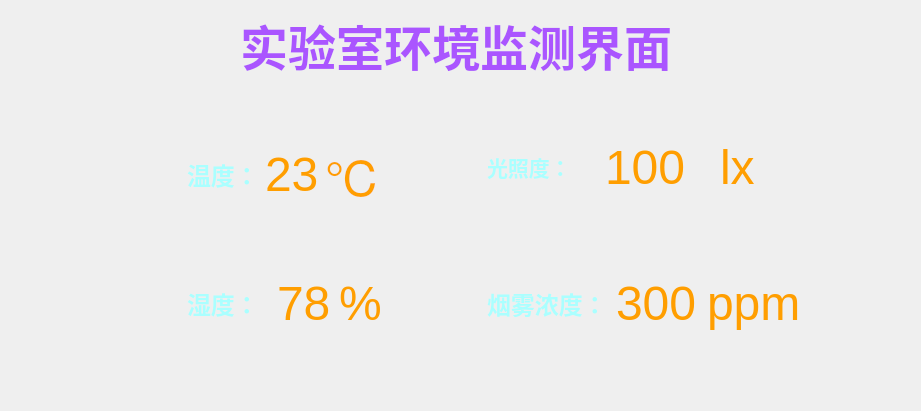
<?xml version="1.0" encoding="UTF-8"?>
<ui version="4.0">
 <class>FormlabEnviroment</class>
 <widget class="QWidget" name="FormlabEnviroment">
  <property name="geometry">
   <rect>
    <x>0</x>
    <y>0</y>
    <width>921</width>
    <height>411</height>
   </rect>
  </property>
  <property name="windowTitle">
   <string>Form</string>
  </property>
  <property name="styleSheet">
   <string notr="true">background-image: url(:/images/greyblue.png);</string>
  </property>
  <widget class="QWidget" name="widget" native="true">
   <property name="geometry">
    <rect>
     <x>100</x>
     <y>100</y>
     <width>721</width>
     <height>271</height>
    </rect>
   </property>
   <property name="styleSheet">
    <string notr="true">border-image: url(:/images/3.png);</string>
   </property>
   <widget class="QWidget" name="layoutWidget">
    <property name="geometry">
     <rect>
      <x>20</x>
      <y>40</y>
      <width>681</width>
      <height>191</height>
     </rect>
    </property>
    <layout class="QHBoxLayout" name="horizontalLayout_5">
     <item>
      <layout class="QVBoxLayout" name="verticalLayout">
       <item>
        <layout class="QHBoxLayout" name="horizontalLayout">
         <item>
          <widget class="QLabel" name="label_13">
           <property name="minimumSize">
            <size>
             <width>61</width>
             <height>51</height>
            </size>
           </property>
           <property name="maximumSize">
            <size>
             <width>61</width>
             <height>51</height>
            </size>
           </property>
           <property name="styleSheet">
            <string notr="true">border-image: url(:/images/temp.bmp);</string>
           </property>
           <property name="text">
            <string>&lt;html&gt;&lt;head/&gt;&lt;body&gt;&lt;p&gt;&lt;br/&gt;&lt;/p&gt;&lt;/body&gt;&lt;/html&gt;</string>
           </property>
          </widget>
         </item>
         <item>
          <widget class="QLabel" name="label">
           <property name="styleSheet">
            <string notr="true">color: rgb(170, 255, 255);
font: 14pt &quot;微软雅黑&quot;;</string>
           </property>
           <property name="text">
            <string>&lt;html&gt;&lt;head/&gt;&lt;body&gt;&lt;p&gt;&lt;span style=&quot; font-size:18pt; font-weight:600;&quot;&gt;温度：&lt;/span&gt;&lt;/p&gt;&lt;/body&gt;&lt;/html&gt;</string>
           </property>
          </widget>
         </item>
         <item>
          <spacer name="horizontalSpacer">
           <property name="orientation">
            <enum>Qt::Horizontal</enum>
           </property>
           <property name="sizeType">
            <enum>QSizePolicy::Maximum</enum>
           </property>
           <property name="sizeHint" stdset="0">
            <size>
             <width>28</width>
             <height>20</height>
            </size>
           </property>
          </spacer>
         </item>
         <item>
          <widget class="QLabel" name="tempLabel">
           <property name="styleSheet">
            <string notr="true">color: rgb(255, 158, 0);
font: 36pt &quot;隶书&quot;;</string>
           </property>
           <property name="text">
            <string>&lt;html&gt;&lt;head/&gt;&lt;body&gt;&lt;p&gt;&lt;span style=&quot; font-size:36pt;&quot;&gt;23&lt;/span&gt;&lt;/p&gt;&lt;/body&gt;&lt;/html&gt;</string>
           </property>
          </widget>
         </item>
         <item>
          <spacer name="horizontalSpacer_2">
           <property name="orientation">
            <enum>Qt::Horizontal</enum>
           </property>
           <property name="sizeHint" stdset="0">
            <size>
             <width>18</width>
             <height>20</height>
            </size>
           </property>
          </spacer>
         </item>
         <item>
          <widget class="QLabel" name="label_6">
           <property name="styleSheet">
            <string notr="true">color: rgb(255, 158, 0);</string>
           </property>
           <property name="text">
            <string>&lt;html&gt;&lt;head/&gt;&lt;body&gt;&lt;p&gt;&lt;span style=&quot; font-size:36pt;&quot;&gt;℃&lt;/span&gt;&lt;/p&gt;&lt;/body&gt;&lt;/html&gt;</string>
           </property>
          </widget>
         </item>
        </layout>
       </item>
       <item>
        <spacer name="verticalSpacer">
         <property name="orientation">
          <enum>Qt::Vertical</enum>
         </property>
         <property name="sizeHint" stdset="0">
          <size>
           <width>20</width>
           <height>40</height>
          </size>
         </property>
        </spacer>
       </item>
       <item>
        <spacer name="horizontalSpacer_10">
         <property name="orientation">
          <enum>Qt::Horizontal</enum>
         </property>
         <property name="sizeType">
          <enum>QSizePolicy::Minimum</enum>
         </property>
         <property name="sizeHint" stdset="0">
          <size>
           <width>40</width>
           <height>20</height>
          </size>
         </property>
        </spacer>
       </item>
       <item>
        <layout class="QHBoxLayout" name="horizontalLayout_2">
         <item>
          <widget class="QLabel" name="label_14">
           <property name="minimumSize">
            <size>
             <width>61</width>
             <height>51</height>
            </size>
           </property>
           <property name="maximumSize">
            <size>
             <width>61</width>
             <height>51</height>
            </size>
           </property>
           <property name="styleSheet">
            <string notr="true">border-image: url(:/images/humi.bmp);</string>
           </property>
           <property name="text">
            <string>&lt;html&gt;&lt;head/&gt;&lt;body&gt;&lt;p&gt;&lt;br/&gt;&lt;/p&gt;&lt;/body&gt;&lt;/html&gt;</string>
           </property>
          </widget>
         </item>
         <item>
          <widget class="QLabel" name="label_2">
           <property name="styleSheet">
            <string notr="true">color: rgb(170, 255, 255);
font: 14pt &quot;微软雅黑&quot;;</string>
           </property>
           <property name="text">
            <string>&lt;html&gt;&lt;head/&gt;&lt;body&gt;&lt;p&gt;&lt;span style=&quot; font-size:18pt; font-weight:600;&quot;&gt;湿度：&lt;/span&gt;&lt;/p&gt;&lt;/body&gt;&lt;/html&gt;</string>
           </property>
          </widget>
         </item>
         <item>
          <spacer name="horizontalSpacer_3">
           <property name="orientation">
            <enum>Qt::Horizontal</enum>
           </property>
           <property name="sizeType">
            <enum>QSizePolicy::Maximum</enum>
           </property>
           <property name="sizeHint" stdset="0">
            <size>
             <width>28</width>
             <height>20</height>
            </size>
           </property>
          </spacer>
         </item>
         <item>
          <widget class="QLabel" name="humiLabel">
           <property name="styleSheet">
            <string notr="true">color: rgb(255, 158, 0);
font: 36pt &quot;隶书&quot;;</string>
           </property>
           <property name="text">
            <string>&lt;html&gt;&lt;head/&gt;&lt;body&gt;&lt;p&gt;&lt;span style=&quot; font-size:36pt;&quot;&gt;78&lt;/span&gt;&lt;/p&gt;&lt;/body&gt;&lt;/html&gt;</string>
           </property>
          </widget>
         </item>
         <item>
          <spacer name="horizontalSpacer_4">
           <property name="orientation">
            <enum>Qt::Horizontal</enum>
           </property>
           <property name="sizeHint" stdset="0">
            <size>
             <width>18</width>
             <height>20</height>
            </size>
           </property>
          </spacer>
         </item>
         <item>
          <widget class="QLabel" name="label_8">
           <property name="styleSheet">
            <string notr="true">color: rgb(255, 158, 0);</string>
           </property>
           <property name="text">
            <string>&lt;html&gt;&lt;head/&gt;&lt;body&gt;&lt;p&gt;&lt;span style=&quot; font-size:36pt;&quot;&gt;%&lt;/span&gt;&lt;/p&gt;&lt;/body&gt;&lt;/html&gt;</string>
           </property>
          </widget>
         </item>
        </layout>
       </item>
      </layout>
     </item>
     <item>
      <spacer name="horizontalSpacer_9">
       <property name="orientation">
        <enum>Qt::Horizontal</enum>
       </property>
       <property name="sizeType">
        <enum>QSizePolicy::Minimum</enum>
       </property>
       <property name="sizeHint" stdset="0">
        <size>
         <width>32</width>
         <height>17</height>
        </size>
       </property>
      </spacer>
     </item>
     <item>
      <layout class="QVBoxLayout" name="verticalLayout_2">
       <item>
        <layout class="QHBoxLayout" name="horizontalLayout_3">
         <item>
          <widget class="QLabel" name="label_15">
           <property name="minimumSize">
            <size>
             <width>61</width>
             <height>51</height>
            </size>
           </property>
           <property name="maximumSize">
            <size>
             <width>61</width>
             <height>51</height>
            </size>
           </property>
           <property name="styleSheet">
            <string notr="true">border-image: url(:/images/lightdum.bmp);</string>
           </property>
           <property name="text">
            <string>&lt;html&gt;&lt;head/&gt;&lt;body&gt;&lt;p&gt;&lt;br/&gt;&lt;/p&gt;&lt;/body&gt;&lt;/html&gt;</string>
           </property>
          </widget>
         </item>
         <item>
          <widget class="QLabel" name="label_3">
           <property name="styleSheet">
            <string notr="true">color: rgb(170, 255, 255);
font: 14pt &quot;微软雅黑&quot;;</string>
           </property>
           <property name="text">
            <string>&lt;html&gt;&lt;head/&gt;&lt;body&gt;&lt;p&gt;&lt;span style=&quot; font-size:16pt; font-weight:600;&quot;&gt;光照度：&lt;/span&gt;&lt;/p&gt;&lt;/body&gt;&lt;/html&gt;</string>
           </property>
          </widget>
         </item>
         <item>
          <spacer name="horizontalSpacer_5">
           <property name="orientation">
            <enum>Qt::Horizontal</enum>
           </property>
           <property name="sizeType">
            <enum>QSizePolicy::Maximum</enum>
           </property>
           <property name="sizeHint" stdset="0">
            <size>
             <width>28</width>
             <height>20</height>
            </size>
           </property>
          </spacer>
         </item>
         <item>
          <widget class="QLabel" name="lightLabel">
           <property name="styleSheet">
            <string notr="true">color: rgb(255, 158, 0);
font: 36pt &quot;隶书&quot;;</string>
           </property>
           <property name="text">
            <string>&lt;html&gt;&lt;head/&gt;&lt;body&gt;&lt;p&gt;&lt;span style=&quot; font-size:36pt;&quot;&gt;100&lt;/span&gt;&lt;/p&gt;&lt;/body&gt;&lt;/html&gt;</string>
           </property>
          </widget>
         </item>
         <item>
          <spacer name="horizontalSpacer_7">
           <property name="orientation">
            <enum>Qt::Horizontal</enum>
           </property>
           <property name="sizeType">
            <enum>QSizePolicy::Maximum</enum>
           </property>
           <property name="sizeHint" stdset="0">
            <size>
             <width>28</width>
             <height>20</height>
            </size>
           </property>
          </spacer>
         </item>
         <item>
          <widget class="QLabel" name="label_9">
           <property name="styleSheet">
            <string notr="true">color: rgb(255, 158, 0);</string>
           </property>
           <property name="text">
            <string>&lt;html&gt;&lt;head/&gt;&lt;body&gt;&lt;p&gt;&lt;span style=&quot; font-size:36pt;&quot;&gt;lx &lt;/span&gt;&lt;/p&gt;&lt;/body&gt;&lt;/html&gt;</string>
           </property>
          </widget>
         </item>
        </layout>
       </item>
       <item>
        <spacer name="verticalSpacer_2">
         <property name="orientation">
          <enum>Qt::Vertical</enum>
         </property>
         <property name="sizeHint" stdset="0">
          <size>
           <width>20</width>
           <height>40</height>
          </size>
         </property>
        </spacer>
       </item>
       <item>
        <spacer name="horizontalSpacer_11">
         <property name="orientation">
          <enum>Qt::Horizontal</enum>
         </property>
         <property name="sizeType">
          <enum>QSizePolicy::Minimum</enum>
         </property>
         <property name="sizeHint" stdset="0">
          <size>
           <width>40</width>
           <height>20</height>
          </size>
         </property>
        </spacer>
       </item>
       <item>
        <layout class="QHBoxLayout" name="horizontalLayout_4">
         <item>
          <widget class="QLabel" name="label_16">
           <property name="minimumSize">
            <size>
             <width>61</width>
             <height>51</height>
            </size>
           </property>
           <property name="maximumSize">
            <size>
             <width>61</width>
             <height>51</height>
            </size>
           </property>
           <property name="styleSheet">
            <string notr="true">border-image: url(:/images/ppm.bmp);</string>
           </property>
           <property name="text">
            <string>&lt;html&gt;&lt;head/&gt;&lt;body&gt;&lt;p&gt;&lt;br/&gt;&lt;/p&gt;&lt;/body&gt;&lt;/html&gt;</string>
           </property>
          </widget>
         </item>
         <item>
          <widget class="QLabel" name="label_4">
           <property name="styleSheet">
            <string notr="true">color: rgb(170, 255, 255);
font: 14pt &quot;微软雅黑&quot;;</string>
           </property>
           <property name="text">
            <string>&lt;html&gt;&lt;head/&gt;&lt;body&gt;&lt;p&gt;&lt;span style=&quot; font-size:18pt; font-weight:600;&quot;&gt;烟雾浓度：&lt;/span&gt;&lt;/p&gt;&lt;/body&gt;&lt;/html&gt;</string>
           </property>
          </widget>
         </item>
         <item>
          <spacer name="horizontalSpacer_6">
           <property name="orientation">
            <enum>Qt::Horizontal</enum>
           </property>
           <property name="sizeType">
            <enum>QSizePolicy::Maximum</enum>
           </property>
           <property name="sizeHint" stdset="0">
            <size>
             <width>28</width>
             <height>20</height>
            </size>
           </property>
          </spacer>
         </item>
         <item>
          <widget class="QLabel" name="ppmLabel">
           <property name="styleSheet">
            <string notr="true">color: rgb(255, 158, 0);
font: 36pt &quot;隶书&quot;;</string>
           </property>
           <property name="text">
            <string>&lt;html&gt;&lt;head/&gt;&lt;body&gt;&lt;p&gt;&lt;span style=&quot; font-size:36pt;&quot;&gt;300&lt;/span&gt;&lt;/p&gt;&lt;/body&gt;&lt;/html&gt;</string>
           </property>
          </widget>
         </item>
         <item>
          <spacer name="horizontalSpacer_8">
           <property name="orientation">
            <enum>Qt::Horizontal</enum>
           </property>
           <property name="sizeHint" stdset="0">
            <size>
             <width>28</width>
             <height>20</height>
            </size>
           </property>
          </spacer>
         </item>
         <item>
          <widget class="QLabel" name="label_11">
           <property name="styleSheet">
            <string notr="true">color: rgb(255, 158, 0);</string>
           </property>
           <property name="text">
            <string>&lt;html&gt;&lt;head/&gt;&lt;body&gt;&lt;p&gt;&lt;span style=&quot; font-size:36pt;&quot;&gt;ppm&lt;/span&gt;&lt;/p&gt;&lt;/body&gt;&lt;/html&gt;</string>
           </property>
          </widget>
         </item>
        </layout>
       </item>
      </layout>
     </item>
    </layout>
   </widget>
  </widget>
  <widget class="QLabel" name="label_5">
   <property name="geometry">
    <rect>
     <x>240</x>
     <y>10</y>
     <width>451</width>
     <height>61</height>
    </rect>
   </property>
   <property name="styleSheet">
    <string notr="true">border-image: url(:/images/greyblue.png);</string>
   </property>
   <property name="text">
    <string>&lt;html&gt;&lt;head/&gt;&lt;body&gt;&lt;p&gt;&lt;span style=&quot; font-size:36pt; font-weight:600; color:#aa55ff;&quot;&gt;实验室环境监测界面&lt;/span&gt;&lt;/p&gt;&lt;/body&gt;&lt;/html&gt;</string>
   </property>
  </widget>
 </widget>
 <resources/>
 <connections/>
</ui>
